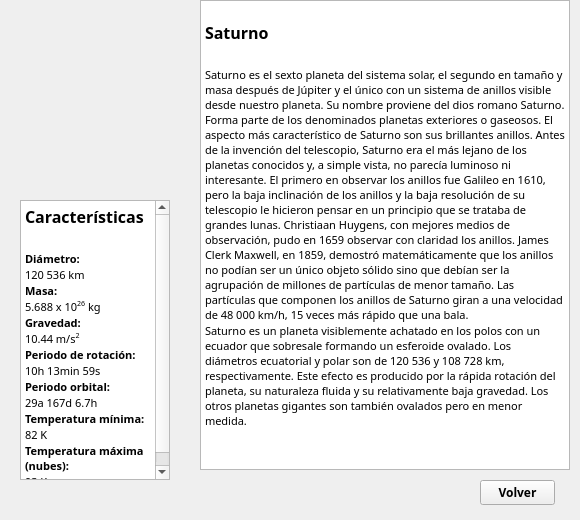
<?xml version="1.0" encoding="UTF-8"?>
<ui version="4.0">
 <class>MainWindow</class>
 <widget class="QMainWindow" name="MainWindow">
  <property name="geometry">
   <rect>
    <x>0</x>
    <y>0</y>
    <width>580</width>
    <height>520</height>
   </rect>
  </property>
  <property name="minimumSize">
   <size>
    <width>580</width>
    <height>520</height>
   </size>
  </property>
  <property name="maximumSize">
   <size>
    <width>580</width>
    <height>520</height>
   </size>
  </property>
  <property name="windowTitle">
   <string>MainWindow</string>
  </property>
  <widget class="QWidget" name="centralwidget">
   <widget class="QTextEdit" name="text_info">
    <property name="geometry">
     <rect>
      <x>200</x>
      <y>0</y>
      <width>370</width>
      <height>470</height>
     </rect>
    </property>
    <property name="minimumSize">
     <size>
      <width>370</width>
      <height>470</height>
     </size>
    </property>
    <property name="maximumSize">
     <size>
      <width>370</width>
      <height>470</height>
     </size>
    </property>
    <property name="font">
     <font>
      <family>Century Gothic</family>
     </font>
    </property>
    <property name="readOnly">
     <bool>true</bool>
    </property>
    <property name="html">
     <string>&lt;!DOCTYPE HTML PUBLIC &quot;-//W3C//DTD HTML 4.0//EN&quot; &quot;http://www.w3.org/TR/REC-html40/strict.dtd&quot;&gt;
&lt;html&gt;&lt;head&gt;&lt;meta name=&quot;qrichtext&quot; content=&quot;1&quot; /&gt;&lt;style type=&quot;text/css&quot;&gt;
p, li { white-space: pre-wrap; }
&lt;/style&gt;&lt;/head&gt;&lt;body style=&quot; font-family:'Century Gothic'; font-size:8.25pt; font-weight:400; font-style:normal;&quot;&gt;
&lt;p style=&quot;-qt-paragraph-type:empty; margin-top:0px; margin-bottom:0px; margin-left:0px; margin-right:0px; -qt-block-indent:0; text-indent:0px; font-size:8pt;&quot;&gt;&lt;br /&gt;&lt;/p&gt;
&lt;p style=&quot; margin-top:0px; margin-bottom:0px; margin-left:0px; margin-right:0px; -qt-block-indent:0; text-indent:0px;&quot;&gt;&lt;span style=&quot; font-size:12pt; font-weight:600;&quot;&gt;Saturno&lt;/span&gt;&lt;/p&gt;
&lt;p style=&quot;-qt-paragraph-type:empty; margin-top:0px; margin-bottom:0px; margin-left:0px; margin-right:0px; -qt-block-indent:0; text-indent:0px; font-size:12pt; font-weight:600;&quot;&gt;&lt;br /&gt;&lt;/p&gt;
&lt;p style=&quot; margin-top:0px; margin-bottom:0px; margin-left:0px; margin-right:0px; -qt-block-indent:0; text-indent:0px;&quot;&gt;&lt;span style=&quot; font-size:8pt;&quot;&gt;Saturno es el sexto planeta del sistema solar, el segundo en tamaño y masa después de Júpiter y el único con un sistema de anillos visible desde nuestro planeta. Su nombre proviene del dios romano Saturno. Forma parte de los denominados planetas exteriores o gaseosos. El aspecto más característico de Saturno son sus brillantes anillos. Antes de la invención del telescopio, Saturno era el más lejano de los planetas conocidos y, a simple vista, no parecía luminoso ni interesante. El primero en observar los anillos fue Galileo en 1610, pero la baja inclinación de los anillos y la baja resolución de su telescopio le hicieron pensar en un principio que se trataba de grandes lunas. Christiaan Huygens, con mejores medios de observación, pudo en 1659 observar con claridad los anillos. James Clerk Maxwell, en 1859, demostró matemáticamente que los anillos no podían ser un único objeto sólido sino que debían ser la agrupación de millones de partículas de menor tamaño. Las partículas que componen los anillos de Saturno giran a una velocidad de 48 000 km/h, 15 veces más rápido que una bala.&lt;/span&gt;&lt;/p&gt;
&lt;p style=&quot; margin-top:0px; margin-bottom:0px; margin-left:0px; margin-right:0px; -qt-block-indent:0; text-indent:0px;&quot;&gt;&lt;span style=&quot; font-size:8pt;&quot;&gt;Saturno es un planeta visiblemente achatado en los polos con un ecuador que sobresale formando un esferoide ovalado. Los diámetros ecuatorial y polar son de 120 536 y 108 728 km, respectivamente. Este efecto es producido por la rápida rotación del planeta, su naturaleza fluida y su relativamente baja gravedad. Los otros planetas gigantes son también ovalados pero en menor medida.&lt;/span&gt;&lt;/p&gt;&lt;/body&gt;&lt;/html&gt;</string>
    </property>
   </widget>
   <widget class="QLabel" name="label_image">
    <property name="geometry">
     <rect>
      <x>0</x>
      <y>0</y>
      <width>200</width>
      <height>200</height>
     </rect>
    </property>
    <property name="minimumSize">
     <size>
      <width>200</width>
      <height>200</height>
     </size>
    </property>
    <property name="maximumSize">
     <size>
      <width>200</width>
      <height>200</height>
     </size>
    </property>
    <property name="text">
     <string/>
    </property>
    <property name="pixmap">
     <pixmap>Iconos/saturn_ima.png</pixmap>
    </property>
    <property name="scaledContents">
     <bool>true</bool>
    </property>
   </widget>
   <widget class="QPushButton" name="button_close">
    <property name="geometry">
     <rect>
      <x>480</x>
      <y>480</y>
      <width>75</width>
      <height>25</height>
     </rect>
    </property>
    <property name="minimumSize">
     <size>
      <width>75</width>
      <height>25</height>
     </size>
    </property>
    <property name="maximumSize">
     <size>
      <width>75</width>
      <height>25</height>
     </size>
    </property>
    <property name="font">
     <font>
      <family>Century Gothic</family>
      <pointsize>9</pointsize>
      <weight>75</weight>
      <bold>true</bold>
     </font>
    </property>
    <property name="text">
     <string>Volver</string>
    </property>
   </widget>
   <widget class="QTextEdit" name="text_facts">
    <property name="geometry">
     <rect>
      <x>20</x>
      <y>200</y>
      <width>150</width>
      <height>280</height>
     </rect>
    </property>
    <property name="minimumSize">
     <size>
      <width>150</width>
      <height>280</height>
     </size>
    </property>
    <property name="maximumSize">
     <size>
      <width>150</width>
      <height>280</height>
     </size>
    </property>
    <property name="font">
     <font>
      <family>Century Gothic</family>
     </font>
    </property>
    <property name="readOnly">
     <bool>true</bool>
    </property>
    <property name="html">
     <string>&lt;!DOCTYPE HTML PUBLIC &quot;-//W3C//DTD HTML 4.0//EN&quot; &quot;http://www.w3.org/TR/REC-html40/strict.dtd&quot;&gt;
&lt;html&gt;&lt;head&gt;&lt;meta name=&quot;qrichtext&quot; content=&quot;1&quot; /&gt;&lt;style type=&quot;text/css&quot;&gt;
p, li { white-space: pre-wrap; }
&lt;/style&gt;&lt;/head&gt;&lt;body style=&quot; font-family:'Century Gothic'; font-size:8.25pt; font-weight:400; font-style:normal;&quot;&gt;
&lt;p style=&quot; margin-top:0px; margin-bottom:0px; margin-left:0px; margin-right:0px; -qt-block-indent:0; text-indent:0px;&quot;&gt;&lt;span style=&quot; font-size:12pt; font-weight:600;&quot;&gt;Características&lt;/span&gt;&lt;/p&gt;
&lt;p style=&quot;-qt-paragraph-type:empty; margin-top:0px; margin-bottom:0px; margin-left:0px; margin-right:0px; -qt-block-indent:0; text-indent:0px; font-size:12pt; font-weight:600;&quot;&gt;&lt;br /&gt;&lt;/p&gt;
&lt;p style=&quot; margin-top:0px; margin-bottom:0px; margin-left:0px; margin-right:0px; -qt-block-indent:0; text-indent:0px;&quot;&gt;&lt;span style=&quot; font-size:8pt; font-weight:600;&quot;&gt;Diámetro: &lt;/span&gt;&lt;/p&gt;
&lt;p style=&quot; margin-top:0px; margin-bottom:0px; margin-left:0px; margin-right:0px; -qt-block-indent:0; text-indent:0px;&quot;&gt;&lt;span style=&quot; font-size:8pt;&quot;&gt;120 536 km&lt;/span&gt;&lt;/p&gt;
&lt;p style=&quot; margin-top:0px; margin-bottom:0px; margin-left:0px; margin-right:0px; -qt-block-indent:0; text-indent:0px;&quot;&gt;&lt;span style=&quot; font-size:8pt; font-weight:600;&quot;&gt;Masa: &lt;/span&gt;&lt;/p&gt;
&lt;p style=&quot; margin-top:0px; margin-bottom:0px; margin-left:0px; margin-right:0px; -qt-block-indent:0; text-indent:0px;&quot;&gt;&lt;span style=&quot; font-size:8pt;&quot;&gt;5.688 x 10&lt;/span&gt;&lt;span style=&quot; font-size:8pt; vertical-align:super;&quot;&gt;26&lt;/span&gt;&lt;span style=&quot; font-size:8pt;&quot;&gt; kg&lt;/span&gt;&lt;/p&gt;
&lt;p style=&quot; margin-top:0px; margin-bottom:0px; margin-left:0px; margin-right:0px; -qt-block-indent:0; text-indent:0px;&quot;&gt;&lt;span style=&quot; font-size:8pt; font-weight:600;&quot;&gt;Gravedad:&lt;/span&gt;&lt;/p&gt;
&lt;p style=&quot; margin-top:0px; margin-bottom:0px; margin-left:0px; margin-right:0px; -qt-block-indent:0; text-indent:0px;&quot;&gt;&lt;span style=&quot; font-size:8pt;&quot;&gt;10.44 m/s&lt;/span&gt;&lt;span style=&quot; font-size:8pt; vertical-align:super;&quot;&gt;2&lt;/span&gt;&lt;/p&gt;
&lt;p style=&quot; margin-top:0px; margin-bottom:0px; margin-left:0px; margin-right:0px; -qt-block-indent:0; text-indent:0px;&quot;&gt;&lt;span style=&quot; font-size:8pt; font-weight:600;&quot;&gt;Periodo de rotación:&lt;/span&gt;&lt;/p&gt;
&lt;p style=&quot; margin-top:0px; margin-bottom:0px; margin-left:0px; margin-right:0px; -qt-block-indent:0; text-indent:0px;&quot;&gt;&lt;span style=&quot; font-size:8pt;&quot;&gt;10h 13min 59s&lt;/span&gt;&lt;/p&gt;
&lt;p style=&quot; margin-top:0px; margin-bottom:0px; margin-left:0px; margin-right:0px; -qt-block-indent:0; text-indent:0px;&quot;&gt;&lt;span style=&quot; font-size:8pt; font-weight:600;&quot;&gt;Periodo orbital:&lt;/span&gt;&lt;/p&gt;
&lt;p style=&quot; margin-top:0px; margin-bottom:0px; margin-left:0px; margin-right:0px; -qt-block-indent:0; text-indent:0px;&quot;&gt;&lt;span style=&quot; font-size:8pt;&quot;&gt;29a 167d 6.7h&lt;/span&gt;&lt;/p&gt;
&lt;p style=&quot; margin-top:0px; margin-bottom:0px; margin-left:0px; margin-right:0px; -qt-block-indent:0; text-indent:0px;&quot;&gt;&lt;span style=&quot; font-size:8pt; font-weight:600;&quot;&gt;Temperatura mínima:&lt;/span&gt;&lt;/p&gt;
&lt;p style=&quot; margin-top:0px; margin-bottom:0px; margin-left:0px; margin-right:0px; -qt-block-indent:0; text-indent:0px;&quot;&gt;&lt;span style=&quot; font-size:8pt;&quot;&gt;82 K&lt;/span&gt;&lt;/p&gt;
&lt;p style=&quot; margin-top:0px; margin-bottom:0px; margin-left:0px; margin-right:0px; -qt-block-indent:0; text-indent:0px;&quot;&gt;&lt;span style=&quot; font-size:8pt; font-weight:600;&quot;&gt;Temperatura máxima (nubes):&lt;/span&gt;&lt;/p&gt;
&lt;p style=&quot; margin-top:0px; margin-bottom:0px; margin-left:0px; margin-right:0px; -qt-block-indent:0; text-indent:0px;&quot;&gt;&lt;span style=&quot; font-size:8pt;&quot;&gt;93 K&lt;/span&gt;&lt;/p&gt;&lt;/body&gt;&lt;/html&gt;</string>
    </property>
   </widget>
  </widget>
 </widget>
 <resources/>
 <connections/>
</ui>
